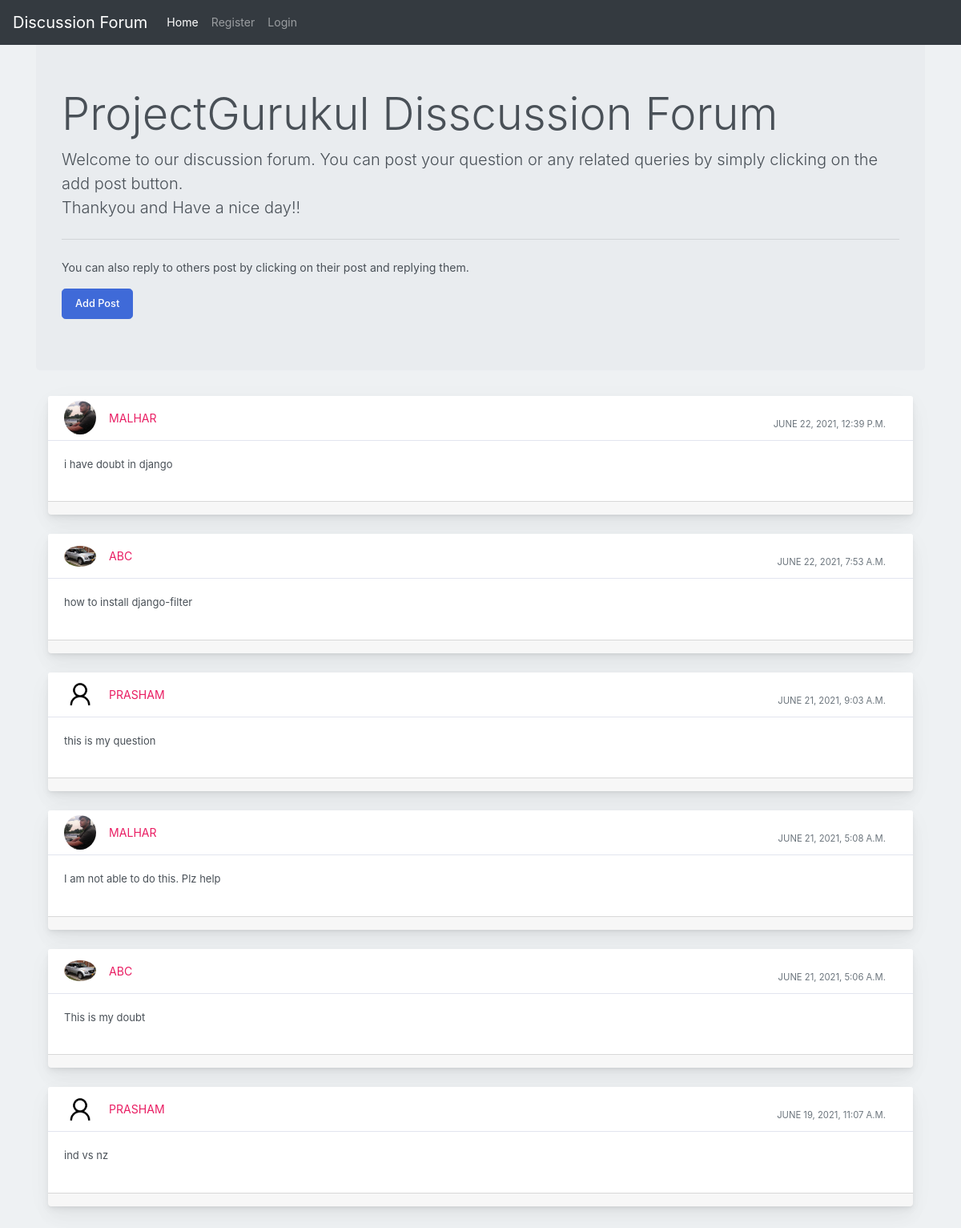
The page / on the database its author committed.
### profile_of_user/models.py (models this page shows)
class Post(models.Model):
    user1 = models.ForeignKey(User, on_delete=models.CASCADE, default=1)
    post_id = models.AutoField
    post_content = models.CharField(max_length=5000)
    timestamp= models.DateTimeField(default=now)
    image = models.ImageField(upload_to="images",default="")

### profile_of_user/views.py (the view, shortened to what this page needs)
# urls.py: path("", views.forum, name="Forum"),
def forum(request):
    profile = Profile.objects.all()
    posts = Post.objects.filter().order_by('-timestamp')
    return render(request, "forum.html", {'posts':posts})

### profile_of_user/templates/forum.html (shortened to what this page needs)
{% extends 'basic.html' %}
{% block homeactive %} active {% endblock homeactive %}
{% block body %}
{% load static %}
<div class="container my-4">
<div class="jumbotron">
    <h1 class="display-4">ProjectGurukul Disscussion Forum</h1>
    <p class="lead">Welcome to our discussion forum. You can post your question or any related queries by simply clicking on the add post button. <br> Thankyou and Have a nice day!!</p>
    <hr class="my-4">
    <p>You can also reply to others post by clicking on their post and replying them.</p>
      <button class="btn btn-primary btn-lg" data-target="#questions" data-toggle="modal" role="button">Add Post</button>
    </div>
    {% for post in posts %}
    <div class="container-fluid mt-10">
      <div class="row">
          <div class="col-md-12">
              <div class="card mb-4">
                  <div class="card-header">
                      <div class="media flex-wrap w-100 align-items-center"> <img src="/media/{{post.image}}"
                              class="d-block ui-w-40 rounded-circle" alt="">
                          <div class="media-body ml-3"> <a href="/discussion/{{post.id}}" data-abc="true">{{post.user1}}</a>
                          </div>
                          <div class="text-muted small ml-3">
                            <div class="px-4 pt-3">{{post.timestamp}} </div>
                          </div>
                      </div>
                  </div>
                  <div class="card-body">
                      <p>{{post.post_content}}</p>
                  </div>
                  <div class="card-footer d-flex flex-wrap justify-content-between align-items-center px-0 pt-0 pb-3">
                  </div>
              </div>
          </div>
      </div>
  </div>
  {% endfor %}
</div>
    {% endblock %}

### profile_of_user/templates/basic.html (shortened to what this page needs)
<!doctype html>
<html lang="en">
  <head>
    <link rel="stylesheet" href="https://stackpath.bootstrapcdn.com/bootstrap/4.2.1/css/bootstrap.min.css">
  </head>
  <body>
    <nav class="navbar navbar-expand-lg navbar-dark bg-dark fixed-top">
  <a class="navbar-brand" href="/">Discussion Forum</a>
  <div class="collapse navbar-collapse" id="navbarSupportedContent">
    <ul class="navbar-nav mr-auto">
      <li class="nav-item {% block homeactive %} {% endblock homeactive %} ">
        <a class="nav-link" href="/">Home </a>
      </li>
      {% if user.is_authenticated %}
<ul class="navbar-nav mr-2">
<li class="nav-item dropdown">
<a class="nav-link dropdown-toggle" href='#' id="navbarDropdown" role="button" data-toggle="dropdown"> Welcome {{request.user}}</a>
<div class="dropdown-menu" aria-labelledby="navbarDropdown">
          <a class="dropdown-item" href="/logout">Logout</a>
      <li class="nav-item {% block profileactive %} {% endblock profileactive %}">
        <a class="nav-link" href="/myprofile">Profile</a>
      </li>
        </div>
      </li>
{% else %}
      <li class="nav-item {% block registeractive %} {% endblock registeractive %}">
        <a class="nav-link" href="/register">Register</a>
      </li>
      <li class="nav-item {% block loginactive %} {% endblock loginactive %}">
        <a class="nav-link" href="/login">Login</a>
      </li>
      {% endif %}
    </ul>
  </div>
</nav>
<br>
</body>
{% block body %} {% endblock %}
</html>

### rows shown on the page
Post: image (picture), user1 "MALHAR", timestamp "JUNE 22, 2021, 12:39 P.M.", post_content "i have doubt in django"
Post: image (picture), user1 "ABC", timestamp "JUNE 22, 2021, 7:53 A.M.", post_content "how to install django-filter"
Post: image (placeholder picture), user1 "PRASHAM", timestamp "JUNE 21, 2021, 9:03 A.M.", post_content "this is my question"
Post: image (picture), user1 "MALHAR", timestamp "JUNE 21, 2021, 5:08 A.M.", post_content "I am not able to do this. Plz help"
Post: image (picture), user1 "ABC", timestamp "JUNE 21, 2021, 5:06 A.M.", post_content "This is my doubt"
Post: image (placeholder picture), user1 "PRASHAM", timestamp "JUNE 19, 2021, 11:07 A.M.", post_content "ind vs nz"
